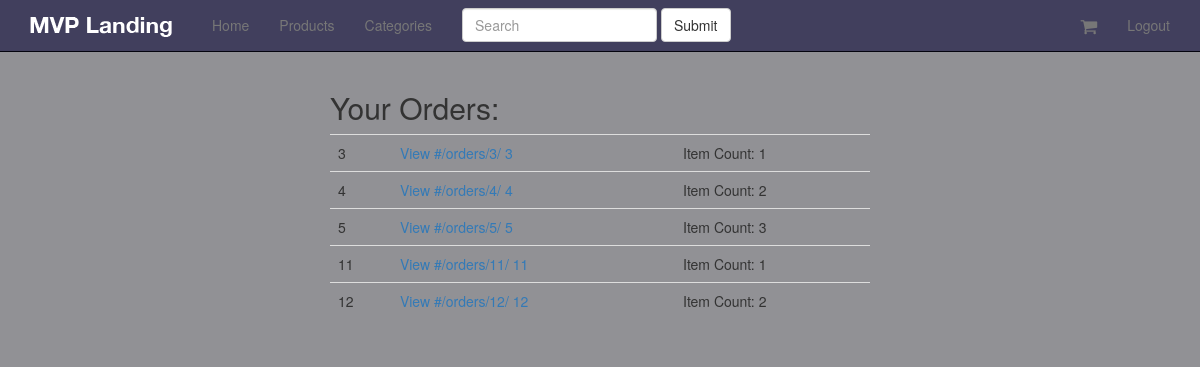
The page /orders/ (signed in) on the database as committed earlier.
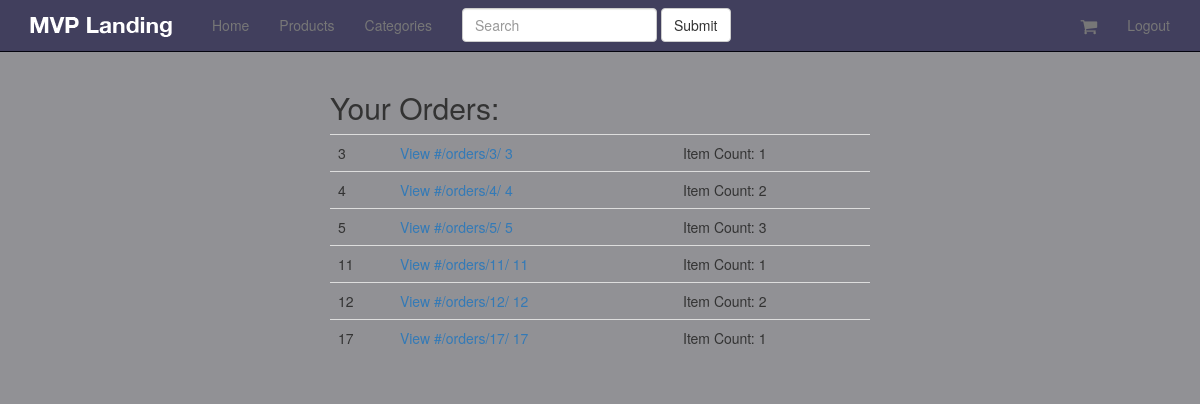
The same page on the database as committed later.
### orders/models.py (models this page shows, shortened)
class Order (models.Model):
    status = models.CharField(choices=ORDER_STATUS_CHOICES, max_length=120, default="created")
    cart = models.ForeignKey(Cart)
    user = models.ForeignKey(UserCheckout, null=True)
    billing_address = models.ForeignKey(UserAddress, related_name="billing_address", null=True)
    shipping_address = models.ForeignKey(UserAddress, related_name="shipping_address", null=True)
    shipping_total_price = models.DecimalField(max_digits=30, default=5.99, decimal_places=2)
    order_total = models.DecimalField(max_digits=30, default=0.00, decimal_places=2)
    order_id = models.CharField(max_length=20, blank=True, null=True)
    def get_absolute_url(self):
        return reverse("order_detail", kwargs={"pk": self.pk})

### carts/models.py (models this page shows, shortened)
class Cart(models.Model):
    user = models.ForeignKey(settings.AUTH_USER_MODEL, blank=True, null=True)
    items = models.ManyToManyField(Variation, through=CartItem)
    timestamp = models.DateTimeField(auto_now_add=True, auto_now=False)
    updated = models.DateTimeField(auto_now_add=False, auto_now=True)
    tax_percentage = models.DecimalField(max_digits=5, decimal_places=5, default=0.085)
    subtotal = models.DecimalField(max_digits=30, decimal_places=2, default=0.00)
    tax_total = models.DecimalField(max_digits=30, decimal_places=2, default=0.00)
    total = models.DecimalField(max_digits=30, decimal_places=2, default=0.00)

### orders/views.py (the view)
# urls.py: url(r'^orders/$', OrderListView.as_view(), name='orders'),
class OrderListView(LoginRequiredMixin, ListView):
    queryset = Order.objects.all()
    def get_queryset(self):
        user_checkout_id = self.request.user.id
        user_checkout = UserCheckout.objects.get(id=user_checkout_id)
        return super(OrderListView, self).get_queryset().filter(user=user_checkout)

### orders/mixins.py (called while the page is built)
    @method_decorator(login_required)
    def dispatch(self, request, *args, **kwargs):
        return super(LoginRequiredMixin, self).dispatch(request, *args, **kwargs)

### templates/orders/order_list.html
{% extends 'base.html' %}
{% block content %}
    <div class="col-sm-6 col-sm-offset-3">
        <h2>Your Orders:</h2>
        <table class="table">
            {% for obj in object_list %}
                <tr>
                    <td>{{ obj.id }}</td>
                    <td>
                        <a href="{{ obj.get_absolute_url }}">
                            View #{{ obj.get_absolute_url }}
                            {% if obj.order_id %}
                                {{ obj.order_id  }}
                            {% else %}
                                {{ obj.id }}
                            {% endif %}
                        </a>
                    </td>
                    <td>Item Count: {{ obj.cart.items.count }}</td>
                </tr>
            {% endfor %}
        </table>
    </div>
{% endblock %}

Rows that differ between the two databases and show on the page:
added Order: id "17", get_absolute_url "/orders/17/", cart.items.count "1"
